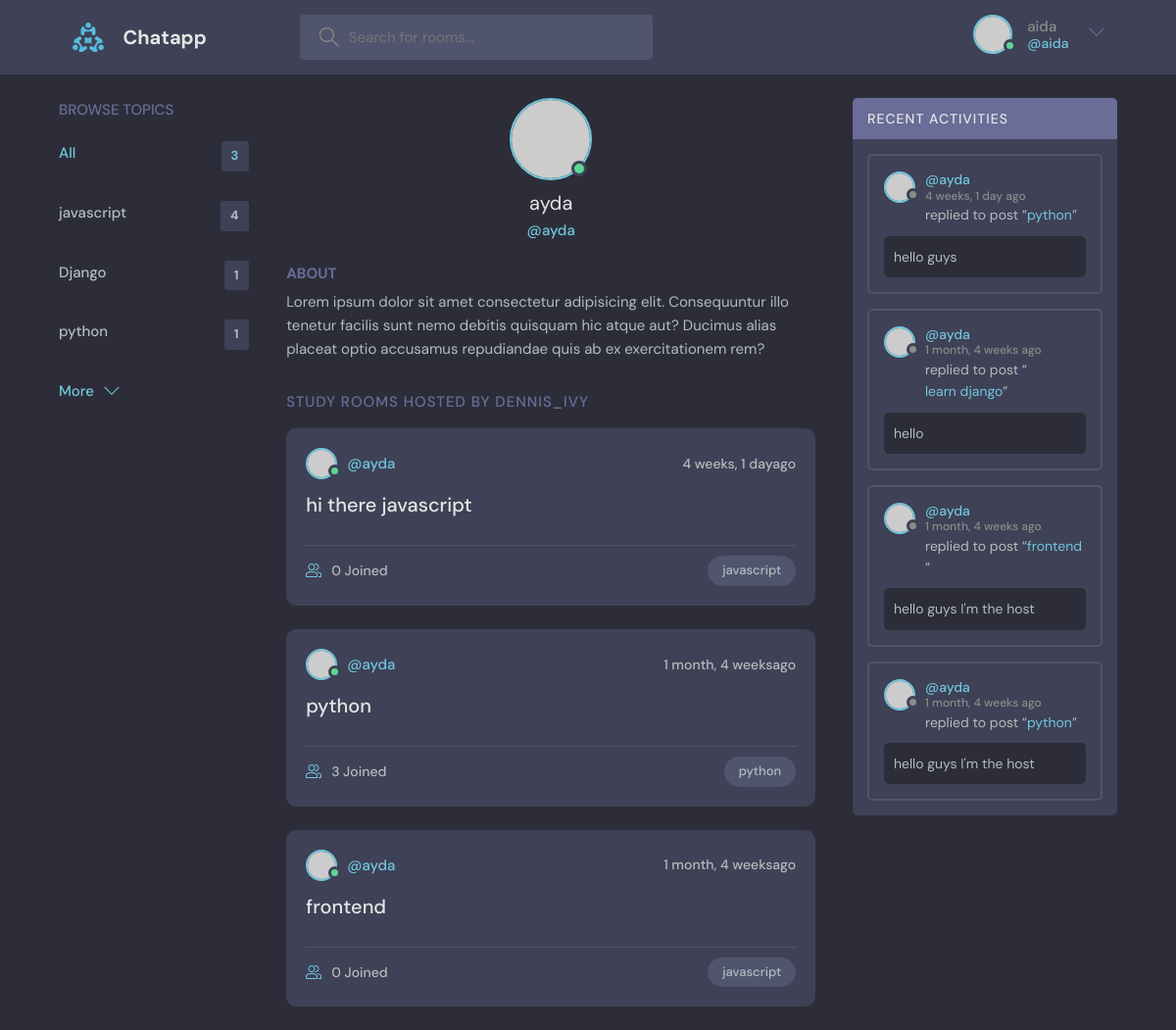
The page /profile/1/ (signed in) on the database its author committed.
### base/models.py (models this page shows, shortened)
class Topic(models.Model):
    name=models.CharField(max_length=200)

class Room(models.Model):
    host=models.ForeignKey(User,on_delete=models.SET_NULL,null=True)
    topic=models.ForeignKey(Topic, on_delete=models.SET_NULL,null=True)
    name=models.CharField(max_length=300)
    description=models.TextField(null=True,blank=True)
    participants=models.ManyToManyField(User,related_name='paricipants',blank=True)
    updated=models.DateTimeField(auto_now=True)
    created=models.DateTimeField(auto_now_add=True)
    class Meta:
        ordering=['-updated','-created']
    def __str__(self):
        return self.name

class Message(models.Model):
    user=models.ForeignKey(User, on_delete=models.CASCADE)
    room=models.ForeignKey(Room,on_delete=models.CASCADE)
    body=models.TextField()
    updated=models.DateTimeField(auto_now=True)
    created=models.DateTimeField(auto_now_add=True)
    class Meta:
        ordering=['-updated','-created']
    def __str__(self):
        return self.body[0:50]

### base/views.py (the view)
# urls.py: path('profile/<str:pk>/',views.userProfile, name='userProfile'),
def userProfile(request,pk):
    user=User.objects.get(id=pk)
    rooms=user.room_set.all()
    room_messages=user.message_set.all()
    topics=Topic.objects.all()
    context={'user':user,'rooms':rooms,'room_messages':room_messages,'topics':topics}
    return render(request,'base/profile.html',context)

### base/templates/base/profile.html (shortened to what this page needs)
{% extends 'main.html'%}
   {% block content%}
  <main class="profile-page layout layout--3">
    <div class="container">
      {% include 'base/topics_component.html'%}
      <div class="roomList">
        <div class="profile">
          <div class="profile__avatar">
            <div class="avatar avatar--large active">
              <img src="https://randomuser.me/api/portraits/men/11.jpg" />
            </div>
          </div>
          <div class="profile__info">
            <h3>{{user.username}}</h3>
            <p>@{{user.username}}</p>
          </div>
          <div class="profile__about">
            <h3>About</h3>
            <p>
              Lorem ipsum dolor sit amet consectetur adipisicing elit. Consequuntur illo tenetur
              facilis sunt nemo debitis quisquam hic atque aut? Ducimus alias placeat optio
              accusamus repudiandae quis ab ex exercitationem rem?
            </p>
          </div>
        </div>
        <div class="roomList__header">
          <div>
            <h2>Study Rooms Hosted by dennis_ivy</a>
            </h2>
          </div>
        </div>
        {% include 'base/feed_component.html'%}
      </div>
      {% include 'base/activity_component.html'%}
    </div>
  </main>
  {% endblock content %}

### templates/nav.html (shortened to what this page needs)
{% load static%}
<header class="header header--loggedIn">
    <div class="container">
      <a href="{% url 'home' %}" class="header__logo">
        <img src="{% static 'images/logo.svg'%}" />
        <h1>Chatapp</h1>
      </a>
      <form class="header__search" method="GET" action="{% url 'home'%}">
        <label>
          <input name="q" placeholder="Search for rooms..." />
        </label>
      </form>
      <nav class="header__menu">
        {% if request.user.is_authenticated %}
        <div class="header__user">
          <a href="{% url 'updateUser'%}">
            <div class="avatar avatar--medium active">
              <img src="https://randomuser.me/api/portraits/men/37.jpg" />
            </div>
            <p>{{request.user}} <span>@{{request.user}}</span></p>
          </a>
          <button class="dropdown-button">
            <svg version="1.1" xmlns="http://www.w3.org/2000/svg" width="32" height="32" viewBox="0 0 32 32">
              <title>chevron-down</title>
              <path d="M16 21l-13-13h-3l16 16 16-16h-3l-13 13z"></path>
            </svg>
          </button>
        </div>
        {% else %}
        <a href="{% url 'login'%}">
            <img src="{% static 'images/avatar.svg' %}" />
            <p>Login</p>
          </a>
        {%endif%}
      </nav>
    </div>
  </header>

### base/templates/base/topics_component.html
<div class="topics">
  <div class="topics__header">
    <h2>Browse Topics</h2>
  </div>
  <ul class="topics__list">
    <li>
      <a href="{% url 'home'%}" class="active">All <span>{{topics.count}}</span></a>
    </li>
    {% for topic in topics%}
    <li>
      <a href="{% url 'home'%}?q={{topic.name}}">{{topic.name}} <span>{{topic.room_set.all.count}}</span></a>
    </li>
    {% endfor%}
  </ul>
  <a class="btn btn--link" href="topics.html">
    More
    <svg version="1.1" xmlns="http://www.w3.org/2000/svg" width="32" height="32" viewBox="0 0 32 32">
      <title>chevron-down</title>
      <path d="M16 21l-13-13h-3l16 16 16-16h-3l-13 13z"></path>
    </svg>
  </a>
</div>

### base/templates/base/feed_component.html (shortened to what this page needs)
{% for room in rooms%}
<div class="roomListRoom">
  <div class="roomListRoom__header">
    <a href="{% url 'userProfile' room.host.id %}" class="roomListRoom__author">
      <div class="avatar avatar--small active">
        <img src="https://randomuser.me/api/portraits/men/11.jpg" />
      </div>
      <span>@{{room.host.username}}</span>
    </a>
    <div class="roomListRoom__actions">
      <span>{{room.created|timesince}}ago</span>
    </div>
  </div>
  <div class="roomListRoom__content">
    <a href="{% url 'room' room.id %}">{{room.name}}</a>
  </div>
  <div class="roomListRoom__meta">
    <a href="{% url 'room' room.id %}" class="roomListRoom__joined">
     {{room.participants.all.count}} Joined
    </a>
    <p class="roomListRoom__topic">{{room.topic.name}}</p>
  </div>
</div>
{% endfor%}

### base/templates/base/activity_component.html (shortened to what this page needs)
 <div class="activities">
  <div class="activities__header">
    <h2>Recent Activities</h2>
  </div>
  {%for message in room_messages %}
  <div class="activities__box">
    <div class="activities__boxHeader roomListRoom__header">
      <a href="{% url 'userProfile' message.user.id %}" class="roomListRoom__author">
        <div class="avatar avatar--small">
          <img src="https://randomuser.me/api/portraits/women/11.jpg" />
        </div>
        <p>
          @{{message.user}}
          <span>{{message.created|timesince}} ago</span>
        </p>
      </a>
    </div>
    <div class="activities__boxContent">
      <p>replied to post “<a href="{% url 'room' message.room.id %}">{{message.room}}</a>”</p>
      <div class="activities__boxRoomContent">
        {{message}}
        </div>
    </div>
  </div>
  {% endfor %}
</div>

### rows shown on the page
Topic: name "javascript", room_set.all.count "4"
Topic: name "Django", room_set.all.count "1"
Topic: name "python", room_set.all.count "1"
Room: host.username "ayda", created "4 weeks, 1 day", name "hi there javascript", participants.all.count "0", topic.name "javascript"
Room: host.username "ayda", created "1 month, 4 weeks", name "python", participants.all.count "3", topic.name "python"
Room: host.username "ayda", created "1 month, 4 weeks", name "frontend", participants.all.count "0", topic.name "javascript"
Message: user "ayda", created "4 weeks, 1 day", room "python", body "hello guys"
Message: user "ayda", created "1 month, 4 weeks", room "learn django", body "hello"
Message: user "ayda", created "1 month, 4 weeks", room "frontend", body "hello guys I'm the host"
Message: user "ayda", created "1 month, 4 weeks", room "python", body "hello guys I'm the host"

### other values the page prints
{{ request.user }} "aida"
{{ topics.count }} "3"
{{ user.username }} "ayda"
